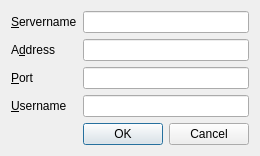
<?xml version="1.0" encoding="UTF-8"?>
<ui version="4.0">
 <class>ConnectDialogEdit</class>
 <widget class="QDialog" name="ConnectDialogEdit">
  <property name="geometry">
   <rect>
    <x>0</x>
    <y>0</y>
    <width>243</width>
    <height>147</height>
   </rect>
  </property>
  <property name="windowTitle">
   <string>Edit Server</string>
  </property>
  <layout class="QGridLayout" name="gridLayout">
   <item row="0" column="0">
    <widget class="QLabel" name="qliName">
     <property name="text">
      <string>&amp;Servername</string>
     </property>
     <property name="buddy">
      <cstring>qleName</cstring>
     </property>
    </widget>
   </item>
   <item row="0" column="1">
    <widget class="QLineEdit" name="qleName">
     <property name="toolTip">
      <string>Name of the server</string>
     </property>
     <property name="whatsThis">
      <string>&lt;b&gt;Name&lt;/b&gt;&lt;br/&gt;
Name of the server. This is what the server will be named like in your serverlist and can be chosen freely.</string>
     </property>
    </widget>
   </item>
   <item row="1" column="0">
    <widget class="QLabel" name="qliServer">
     <property name="text">
      <string>A&amp;ddress</string>
     </property>
     <property name="buddy">
      <cstring>qleServer</cstring>
     </property>
    </widget>
   </item>
   <item row="1" column="1">
    <widget class="QLineEdit" name="qleServer">
     <property name="toolTip">
      <string>Internet address of the server.</string>
     </property>
     <property name="whatsThis">
      <string>&lt;b&gt;Address&lt;/b&gt;&lt;br/&gt;
Internet address of the server. This can be a normal hostname, an IPv4/IPv6 address or a Bonjour service identifier. Bonjour service identifiers have to be prefixed with a '@' to be recognized by Mumble.</string>
     </property>
    </widget>
   </item>
   <item row="2" column="0">
    <widget class="QLabel" name="qliPort">
     <property name="text">
      <string>&amp;Port</string>
     </property>
     <property name="buddy">
      <cstring>qlePort</cstring>
     </property>
    </widget>
   </item>
   <item row="2" column="1">
    <widget class="QLineEdit" name="qlePort">
     <property name="toolTip">
      <string>Port on which the server is listening</string>
     </property>
     <property name="whatsThis">
      <string>&lt;b&gt;Port&lt;/b&gt;&lt;br/&gt;
Port on which the server is listening. If the server is identified by a Bonjour service identifier this field will be ignored.</string>
     </property>
    </widget>
   </item>
   <item row="3" column="0">
    <widget class="QLabel" name="qliUsername">
     <property name="text">
      <string>&amp;Username</string>
     </property>
     <property name="buddy">
      <cstring>qleUsername</cstring>
     </property>
    </widget>
   </item>
   <item row="3" column="1">
    <widget class="QLineEdit" name="qleUsername">
     <property name="toolTip">
      <string>Username to send to the server</string>
     </property>
     <property name="whatsThis">
      <string>&lt;b&gt;Username&lt;/b&gt;&lt;br/&gt;
Username to send to the server. Be aware that the server can impose restrictions on how a username might look like. Also your username could already be taken by another user.</string>
     </property>
    </widget>
   </item>
   <item row="4" column="1">
    <widget class="QDialogButtonBox" name="qdbbButtonBox">
     <property name="standardButtons">
      <set>QDialogButtonBox::Cancel|QDialogButtonBox::Ok</set>
     </property>
    </widget>
   </item>
  </layout>
 </widget>
 <tabstops>
  <tabstop>qleName</tabstop>
  <tabstop>qleServer</tabstop>
  <tabstop>qlePort</tabstop>
  <tabstop>qleUsername</tabstop>
  <tabstop>qdbbButtonBox</tabstop>
 </tabstops>
 <resources/>
 <connections>
  <connection>
   <sender>qdbbButtonBox</sender>
   <signal>accepted()</signal>
   <receiver>ConnectDialogEdit</receiver>
   <slot>accept()</slot>
   <hints>
    <hint type="sourcelabel">
     <x>112</x>
     <y>123</y>
    </hint>
    <hint type="destinationlabel">
     <x>50</x>
     <y>198</y>
    </hint>
   </hints>
  </connection>
  <connection>
   <sender>qdbbButtonBox</sender>
   <signal>rejected()</signal>
   <receiver>ConnectDialogEdit</receiver>
   <slot>reject()</slot>
   <hints>
    <hint type="sourcelabel">
     <x>191</x>
     <y>128</y>
    </hint>
    <hint type="destinationlabel">
     <x>224</x>
     <y>268</y>
    </hint>
   </hints>
  </connection>
 </connections>
</ui>
